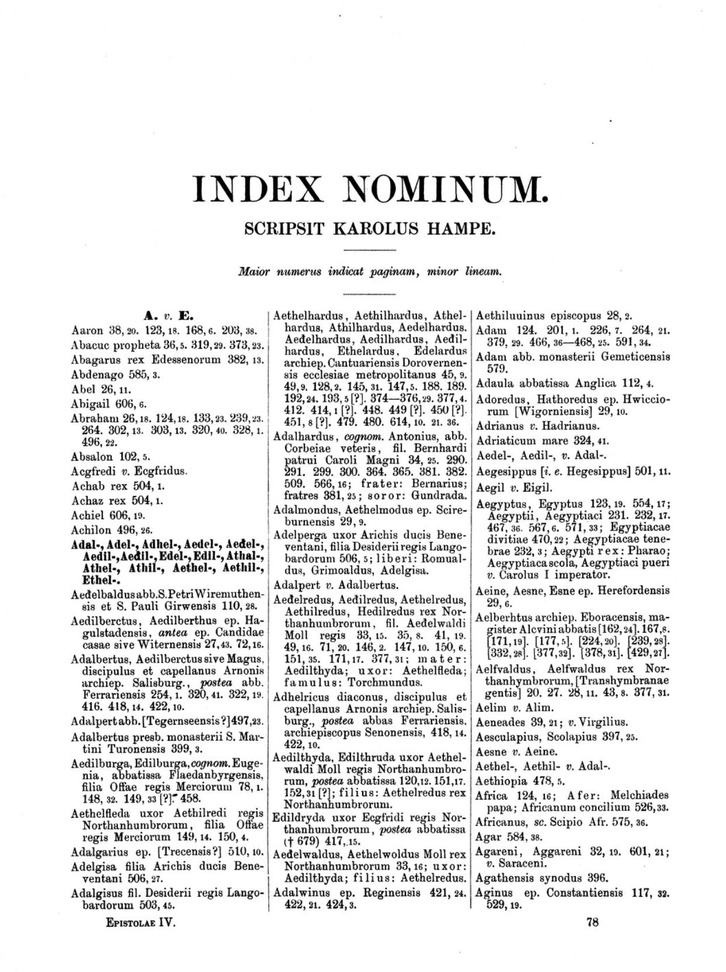
#> input picture data/index_02.JPG, 726 x 972 px, shrunk from 1243 x 1664 before the run
$ jupyter execute BoundingBoxes_index.ipynb
#> lines starting #> are read from the running program, lines starting #| are printed output that depends on the picture; after the words box and inside, x2 and y2 are one past the last pixel; in counts of white or black regions, pixels touching at a corner belong together
[cell 1]
import pytesseract
import cv2

[cell 2]
image = cv2.imread("data/index_02.JPG")
#> image is the input picture: shape (972, 726, 3); min 0, max 255, mean 232.5
base_image = image.copy()

[cell 3]
gray = cv2.cvtColor(image,cv2.COLOR_BGR2GRAY)
cv2.imwrite("temp/index_gray.jpg",gray)
#> Out = True

[cell 4]
blur = cv2.GaussianBlur(gray,(7,7),0)
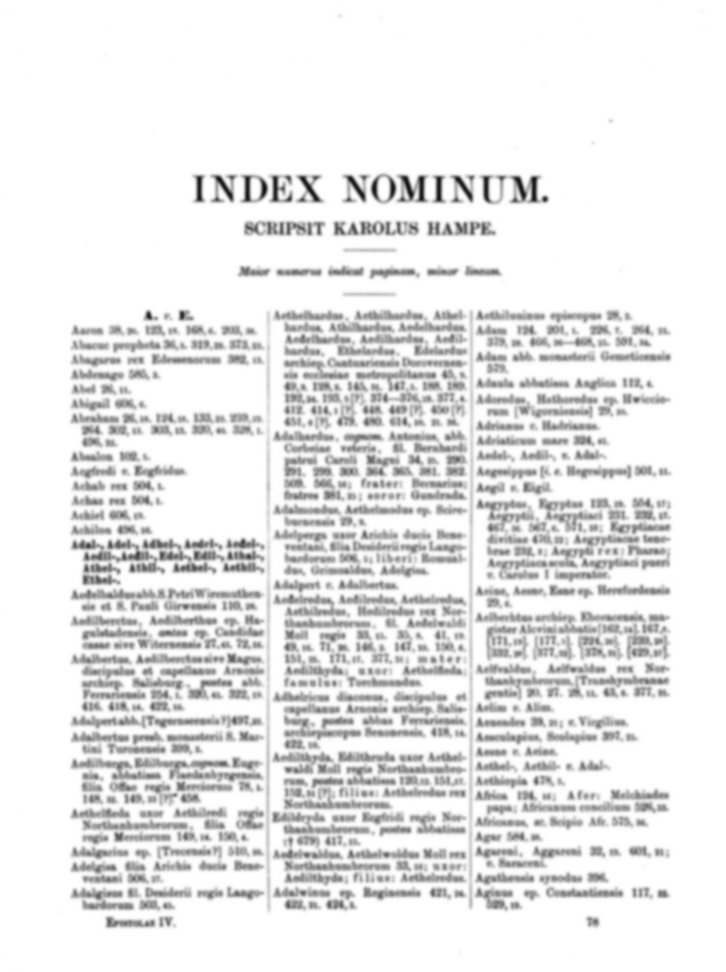
#> blur: shape (972, 726); min 16, max 255, mean 232.6
cv2.imwrite("temp/index_blur.jpg",blur)
#> Out = True

### Threshold

[cell 5]
thresh = cv2.threshold(blur,0,255,cv2.THRESH_BINARY_INV + cv2.THRESH_OTSU)[1]
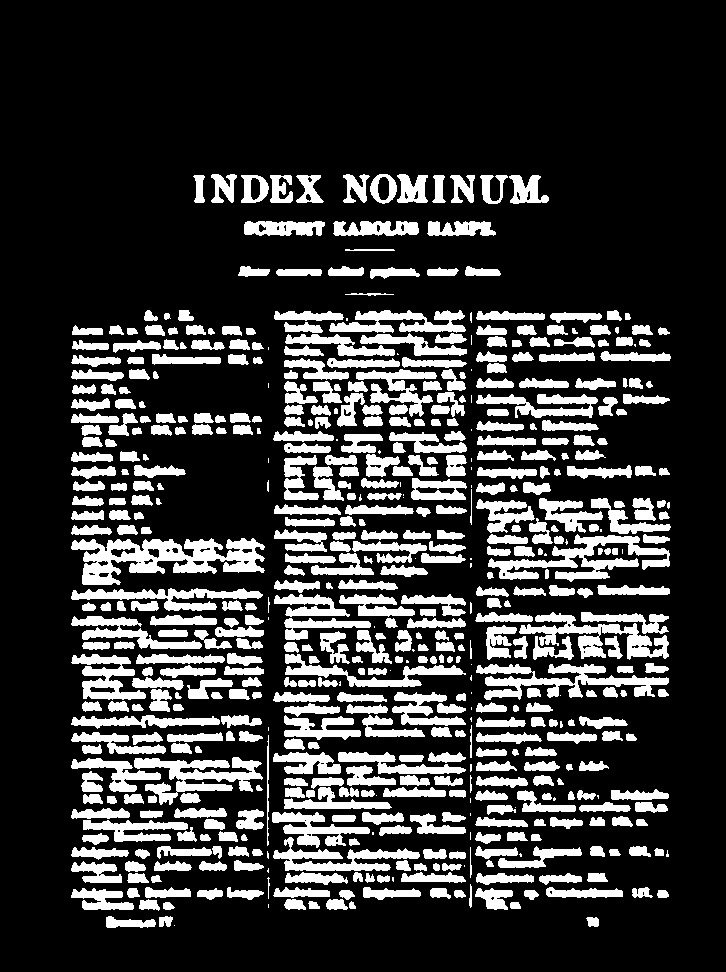
#> thresh: shape (972, 726); 21.5% white; 580 white regions (60 under 20 px), largest, box (x1, y1, x2, y2) and area: (71, 538, 265, 585) 4744, (488, 534, 670, 582) 3135, (476, 664, 669, 700) 2890
cv2.imwrite("temp/index_thresh.png",thresh)
#> Out = True

[cell 6]
cv2.imshow("temp/index_thresh.png",thresh)
cv2.waitKey(0)
cv2.destroyAllWindows()

### Dialation

[cell 7]
kernel = cv2.getStructuringElement(cv2.MORPH_RECT,(3,13))
cv2.imwrite("temp/index_kernel.png",kernel)

[cell 8]
cv2.imshow("temp/index_kernel.png",kernel)
cv2.waitKey(0)
cv2.destroyAllWindows()

[cell 9]
dilate = cv2.dilate(thresh,kernel,iterations=1)
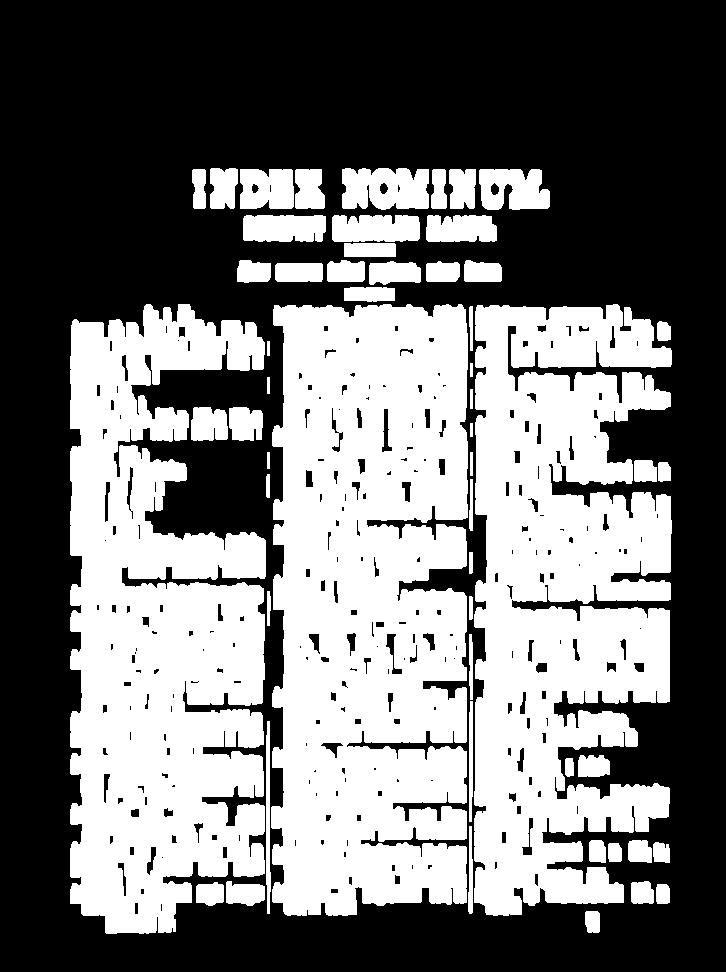
#> dilate: shape (972, 726); 45.1% white; 55 white regions
cv2.imwrite("temp/index_dilate.png",dilate)
#> Out = True

[cell 10]
cv2.imshow("temp/index_dilate.png",dilate)
cv2.waitKey(0)
cv2.destroyAllWindows()

[cell 11]
cnts = cv2.findContours(dilate,cv2.RETR_EXTERNAL,cv2.CHAIN_APPROX_SIMPLE)
#> cnts = 55 contours; largest, box (x1, y1, x2, y2) and area: (271, 304, 468, 916) 106866, (474, 304, 672, 916) 89226, (70, 304, 266, 934) 89196, (342, 168, 429, 210) 3086, (479, 169, 550, 210) 2270

[cell 12]
cnts
#> Out has the same summary as cnts

[cell 13]
cnts = cnts[0] if len(cnts) == 2 else cnts[1]

[cell 14]
cnts
#> Out has the same summary as cnts

[cell 15]
cnts = sorted(cnts,key = lambda x: cv2.boundingRect(x)[0])

[cell 16]
cnts
#> Out has the same summary as cnts

[cell 17]
for c in cnts:
    x,y,w,h = cv2.boundingRect(c)
    if h > 200 and w > 20:
        roi = image[y:y+h,x:x+h]
        cv2.imwrite("temp/index_roi.png",roi)
        cv2.rectangle(image,(x,y),(x+w , y+h), (36,255,12) ,2)
#> this loop made 55 passes
#> (x, y, w, h) on passes 1 to 12: (70, 304, 196, 630), (191, 407, 37, 34), (192, 169, 14, 40), (196, 882, 28, 24), (210, 168, 28, 41), (226, 881, 39, 25), (229, 407, 34, 34), (237, 260, 34, 23), (240, 169, 54, 40), (243, 215, 83, 27), (266, 721, 5, 193), (266, 474, 4, 24)
#> (c, x, y, w, h) on passes 14, 15, 16, 38, 39, 40: ([[267, 452], [267, 468], [269, 468], [269, 452]], 267, 452, 3, 17), ([[267, 377], [267, 393], [269, 393], [269, 377]], 267, 377, 3, 17), ([[267, 341], [267, 355], [269, 355], [269, 341]], 267, 341, 3, 15), ([[470, 452], [470, 475], [472, 475], [472, 452]], 470, 452, 3, 24), ([[470, 423], [470, 436], [472, 436], [472, 423]], 470, 423, 3, 14), ([[470, 389], [470, 408], [472, 408], [472, 389]], 470, 389, 3, 20)
#> pass 1, `roi = image[y:y+h,x:x+h]`:
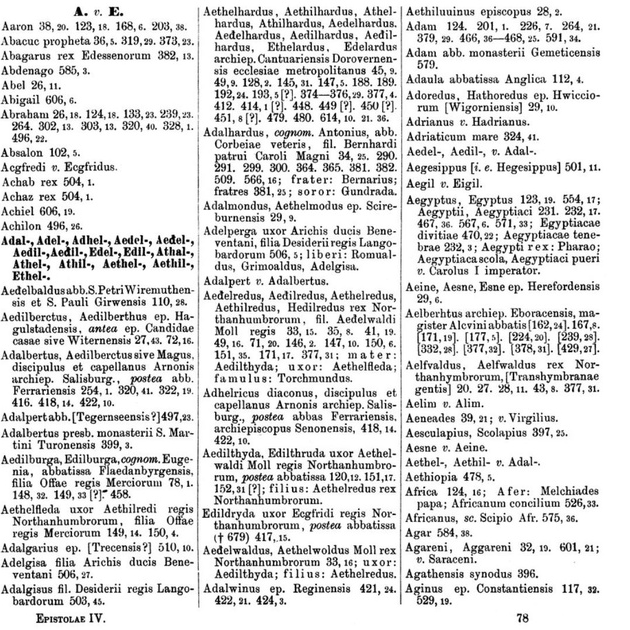
#> roi: shape (630, 630, 3); min 0, max 255, mean 218.2
#> after the loop:
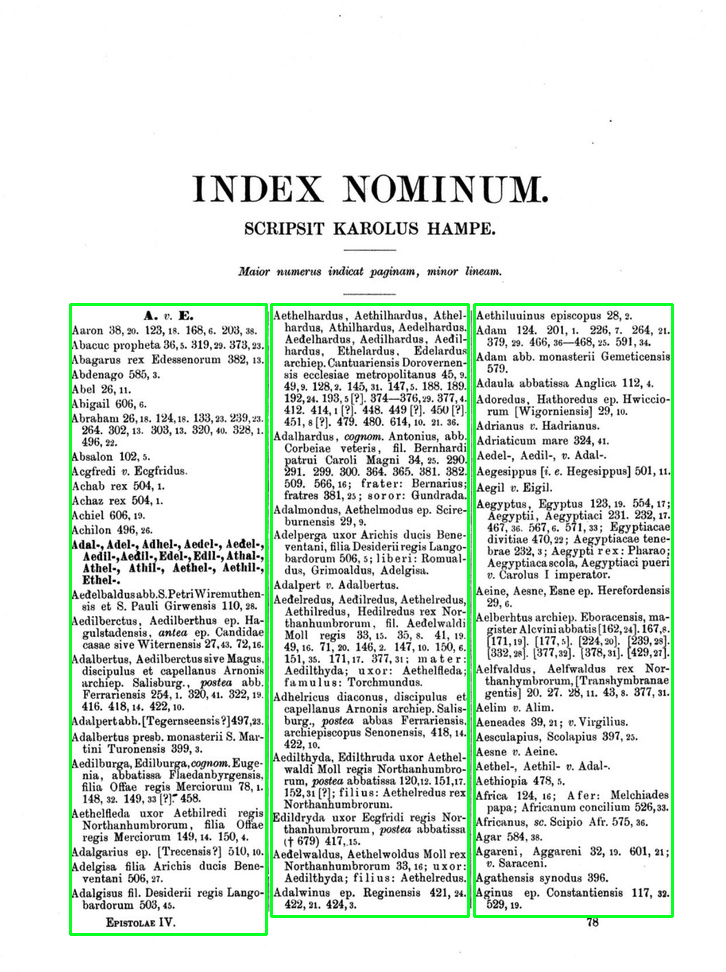
#> image: shape (972, 726, 3); 2.08% of pixels changed, all inside (x1, y1, x2, y2) = (69, 303, 674, 936)

cv2.imwrite("temp/index_bbox.png",image)
#> Out = True

[cell 18]
cv2.imshow("index_roi",roi)
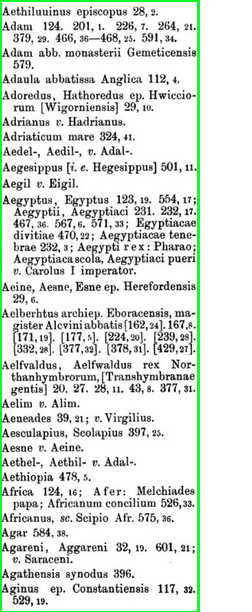
#> window 'index_roi': shape (612, 252, 3); mean B, G, R 222.1, 227.3, 221.6
# cv2.imshow("index_bbox",image)
cv2.waitKey(0)
cv2.destroyAllWindows()

$ run again, with data/index_3.jpg copied over data/index_02.JPG
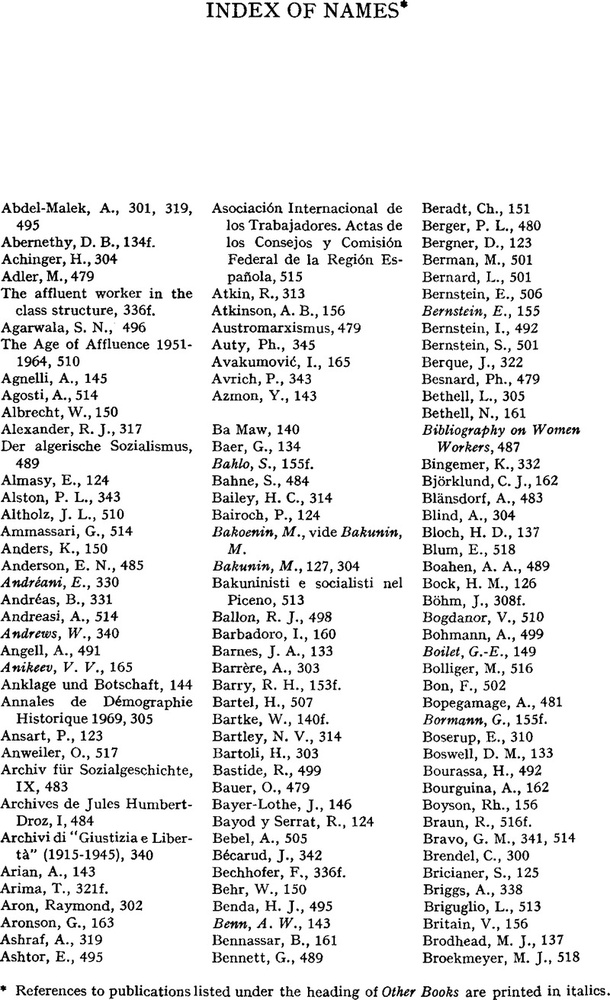
#> input picture data/index_3.jpg, 610 x 1000 px, shrunk from 800 x 1311 before the run
#> image is the input picture: shape (1000, 610, 3); min 0, max 255, mean 232.3
#> `cv2.imwrite("temp/index_gray.jpg",gray)`: Out = True
#> `thresh = cv2.threshold(blur,0,255,cv2.THRESH_BINARY_INV + cv2.THRESH_O..`:
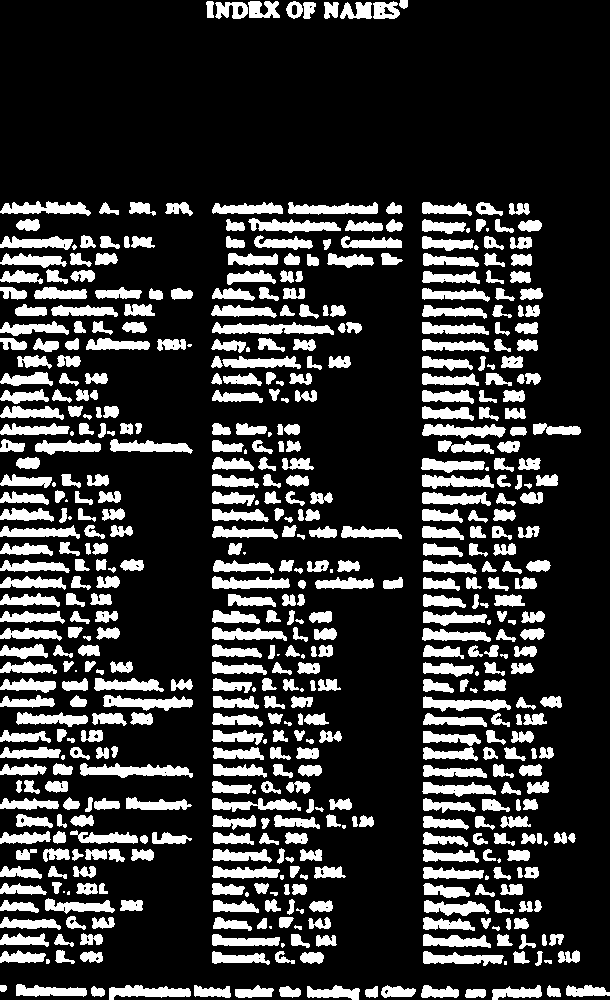
#> thresh: shape (1000, 610); 20.9% white; 561 white regions (38 under 20 px), largest, box (x1, y1, x2, y2) and area: (212, 322, 334, 335) 1007, (80, 763, 193, 778) 988, (103, 695, 193, 711) 821
#> dilate: shape (1000, 610); 47.5% white; 35 white regions
#> cnts = 35 contours; largest, box (x1, y1, x2, y2) and area: (0, 195, 194, 970) 93162, (420, 196, 581, 972) 89188, (211, 417, 375, 971) 61765, (210, 196, 404, 409) 27032, (323, 0, 409, 25) 1882
#> `cnts`: Out has the same summary as cnts
#> `cnts`: Out has the same summary as cnts
#> `cnts`: Out has the same summary as cnts
#> the loop `for c in cnts:` made 35 passes
#> (x, y, w, h) on passes 1 to 8: (0, 979, 8, 19), (0, 195, 194, 775), (15, 978, 73, 22), (90, 980, 16, 20), (98, 196, 22, 25), (108, 979, 84, 21), (119, 894, 25, 23), (123, 230, 33, 24)
#> `cv2.imwrite("temp/index_bbox.png",image)`: Out = True
#> `cv2.imshow("index_roi",roi)`:
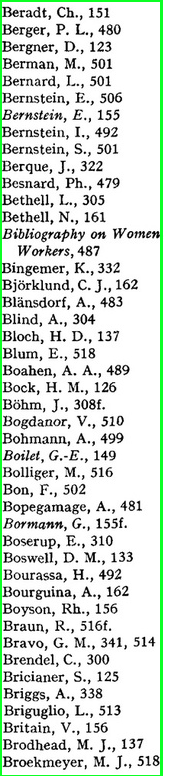
#> window 'index_roi': shape (776, 190, 3); mean B, G, R 220.2, 226.6, 219.4

$ run again, with data/index.jpg copied over data/index_02.JPG
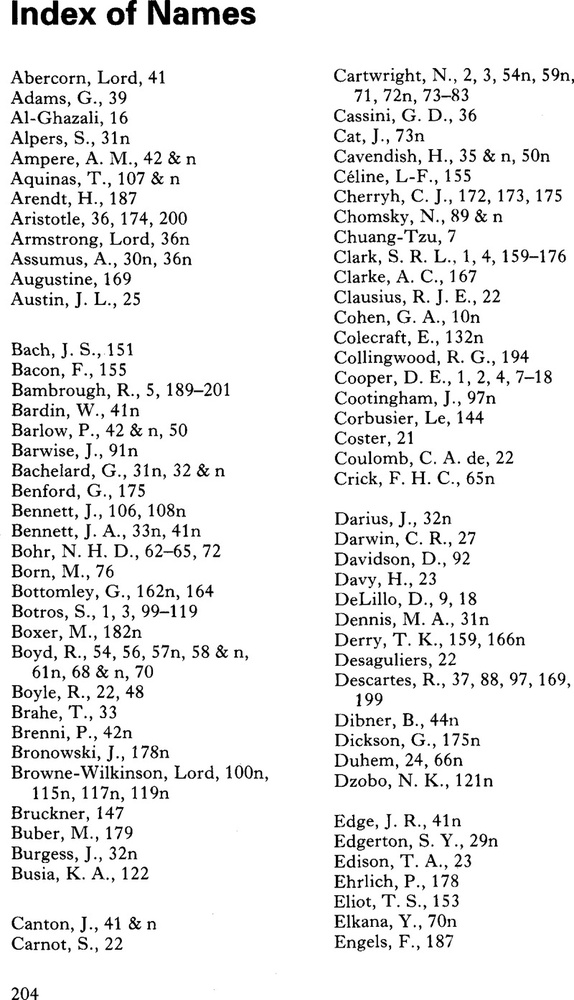
#> input picture data/index.jpg, 574 x 1000 px, shrunk from 800 x 1394 before the run
#> image is the input picture: shape (1000, 574, 3); min 0, max 255, mean 235.8
#> `cv2.imwrite("temp/index_gray.jpg",gray)`: Out = True
#> `thresh = cv2.threshold(blur,0,255,cv2.THRESH_BINARY_INV + cv2.THRESH_O..`:
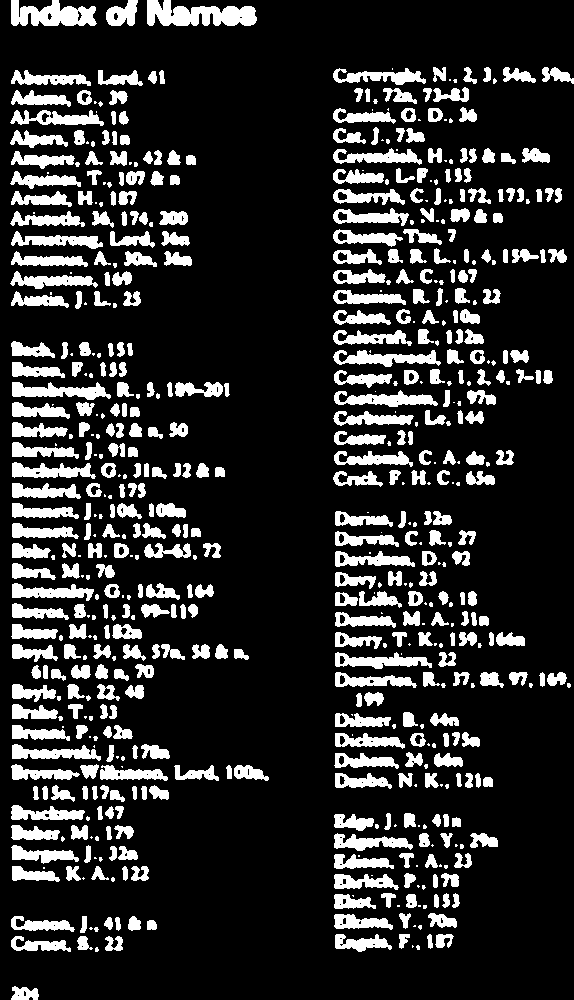
#> thresh: shape (1000, 574); 17.3% white; 637 white regions (204 under 20 px), largest, box (x1, y1, x2, y2) and area: (147, 0, 257, 26) 1953, (11, 0, 97, 26) 1523, (12, 382, 111, 400) 998
#> dilate: shape (1000, 574); 42.2% white; 49 white regions
#> cnts = 49 contours; largest, box (x1, y1, x2, y2) and area: (10, 335, 222, 888) 71602, (332, 61, 554, 493) 57040, (333, 505, 494, 795) 32550, (9, 64, 165, 315) 31284, (333, 807, 499, 958) 17243
#> `cnts`: Out has the same summary as cnts
#> `cnts`: Out has the same summary as cnts
#> `cnts`: Out has the same summary as cnts
#> the loop `for c in cnts:` made 49 passes
#> (x, y, w, h) on passes 1 to 8: (9, 64, 156, 251), (10, 980, 30, 20), (10, 910, 90, 48), (10, 335, 212, 553), (10, 0, 88, 32), (90, 851, 26, 37), (103, 911, 21, 46), (105, 0, 34, 32)
#> `cv2.imwrite("temp/index_bbox.png",image)`: Out = True
#> `cv2.imshow("index_roi",roi)`:
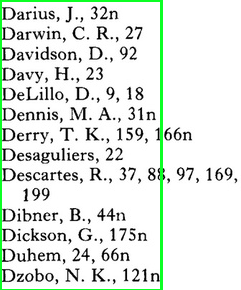
#> window 'index_roi': shape (290, 241, 3); mean B, G, R 226.5, 232.5, 225.8
